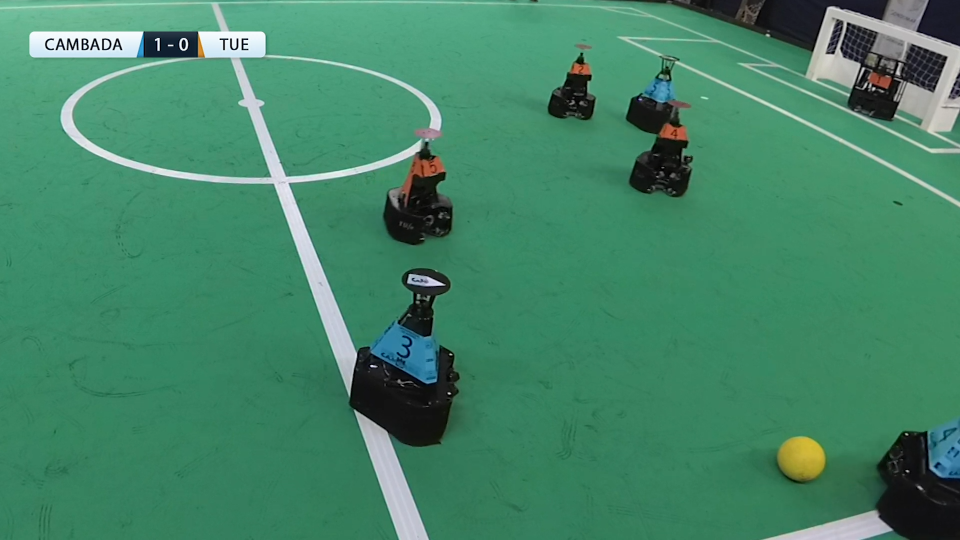
#> input picture Deliverables4/CAMBADA_CLOSEUP.png, 1920 x 1080 px (shown at 1/2 size)
$ python Countours.py
#> lines starting #> are read from the running program, lines starting #| are printed output that depends on the picture; after the words box and inside, x2 and y2 are one past the last pixel; in counts of white or black regions, pixels touching at a corner belong together
import cv2 as cv
import numpy as np
import matplotlib.pyplot as plt


def nothing(x):
    pass

clear = False;

# Initial analysis
img1 = cv.imread('CAMBADA_CLOSEUP.png')
#> img1 is the input picture: shape (1080, 1920, 3); mean B, G, R 103.6, 133.3, 67.2
img1 = cv.resize(img1, (1366, 768), interpolation=cv.INTER_AREA)
#> img1: shape (768, 1366, 3)
img = cv.GaussianBlur(img1,(5,5),0)
img = cv.cvtColor(img, cv.COLOR_BGR2GRAY)
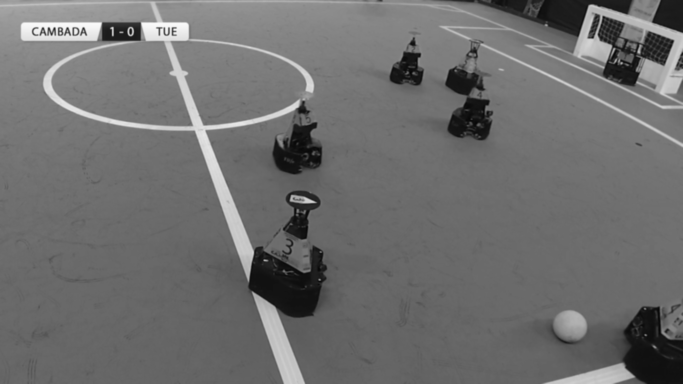
#> img: shape (768, 1366) (shown at 1/2 size); min 4, max 250, mean 110.2

# Track bar window and settinf
cv.namedWindow('THRESHOLD')
cv.createTrackbar('Binary:', 'THRESHOLD', 127, 255, nothing)
switch = '0 : SET BINARY LIM \n 1 : CHOOSING CONTOURS'
cv.createTrackbar(switch, 'THRESHOLD', 0, 1, nothing)
cv.createTrackbar(switch, 'THRESHOLD', 0,20, nothing)


while 1:
    # Get Trackbar values

    s = cv.getTrackbarPos(switch, 'THRESHOLD')
    thres = cv.getTrackbarPos('Binary:', 'THRESHOLD')


    if(s == 0):
        if(clear == True):
            cv.destroyWindow('THRESHOLD')
            cv.namedWindow('THRESHOLD')
            cv.createTrackbar('Binary:', 'THRESHOLD', thres, 255, nothing)
            cv.createTrackbar(switch, 'THRESHOLD', 0, 1, nothing)

        _, binary = cv.threshold(img, thres, 255, 0)
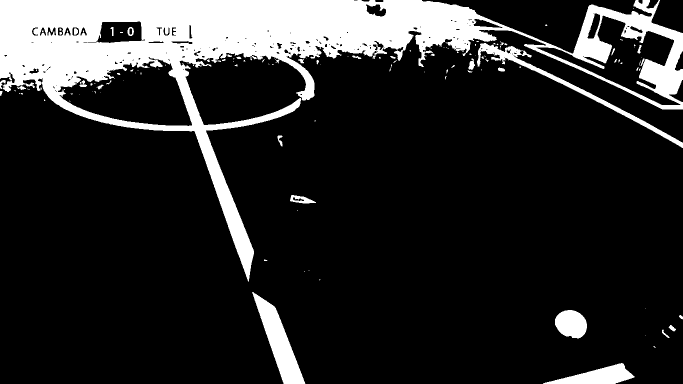
#> binary: shape (768, 1366) (shown at 1/2 size); 16.4% white; 135 white regions (96 under 20 px), largest, box (x1, y1, x2, y2) and area: (0, 0, 1366, 563) 150535, (504, 584, 611, 768) 6803, (954, 86, 1366, 296) 5160
        ## Countors is used to draw lines over a boundary or boundaries with the intensity
        kernel = np.ones((4, 4), np.uint8)
        binary = cv.morphologyEx(binary, cv.MORPH_OPEN, kernel, iterations=5)  # CLEAN MASK NOISE
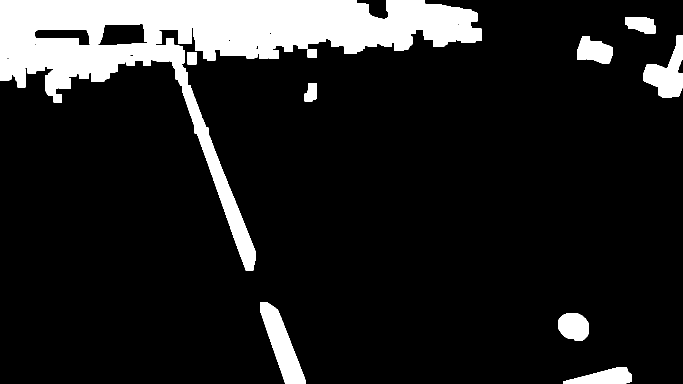
#> binary: shape (768, 1366) (shown at 1/2 size); 12.9% white; 10 white regions
        clear = False

        contours, hierarchy = cv.findContours(binary, cv.RETR_TREE, cv.CHAIN_APPROX_SIMPLE)
#> contours = 26 contours, 13 with area under 20; largest, box (x1, y1, x2, y2) and area: (0, 0, 963, 541) 116200, (520, 605, 612, 768) 6163, (67, 47, 296, 92) 5656, (1287, 71, 1366, 196) 4864, (1127, 734, 1263, 768) 2756
        lenc = len(contours)
#> lenc = 26
        print("Number of countours: " + str(lenc))
#| Number of countours: 26

        img1 = cv.cvtColor(img, cv.COLOR_BGR2RGB)
        img1 = cv.drawContours(img1, contours, -1, (0, 255, 255), 3)
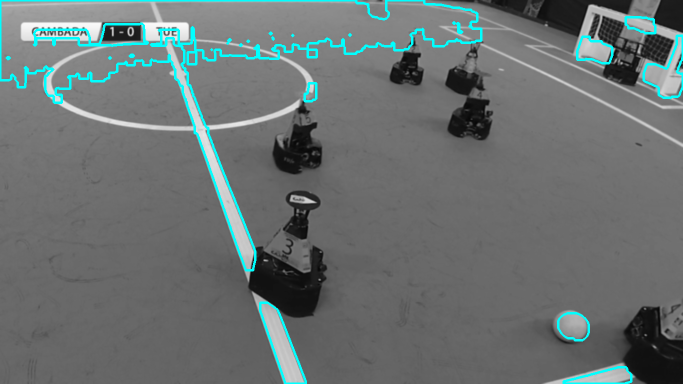
#> img1: shape (768, 1366, 3) (shown at 1/2 size); mean R, G, B 105.9, 113.4, 113.4
        cv.imshow('countored image', img1)

    if(s==1):
        # Set new trackbars
        if(clear == False):
            clear = True
            cv.destroyWindow('THRESHOLD')
            cv.namedWindow('THRESHOLD')
            cv.createTrackbar(switch, 'THRESHOLD', 1, 1, nothing)
            cv.createTrackbar('Contour(idx)', 'THRESHOLD', 0, lenc-1, nothing)

        contouridx = cv.getTrackbarPos('Contour(idx)', 'THRESHOLD')

        img1 = cv.cvtColor(img, cv.COLOR_BGR2RGB)
        img1 = cv.drawContours(img1, contours[contouridx], -1, (0, 125, 255), 3)
        cv.imshow('choose image', img1)

    """https://opencv-python-tutroals.readthedocs.io/en/latest/py_tutorials/py_imgproc/py_contours/py_contour_features/py_contour_features.html#contour-features"""

    if cv.waitKey(1) == 27:
#> (key Esc is pressed here)
        break

cv.destroyAllWindows()

$ run again, with Deliverables4/CAMBADAFIELD.png copied over Deliverables4/CAMBADA_CLOSEUP.png
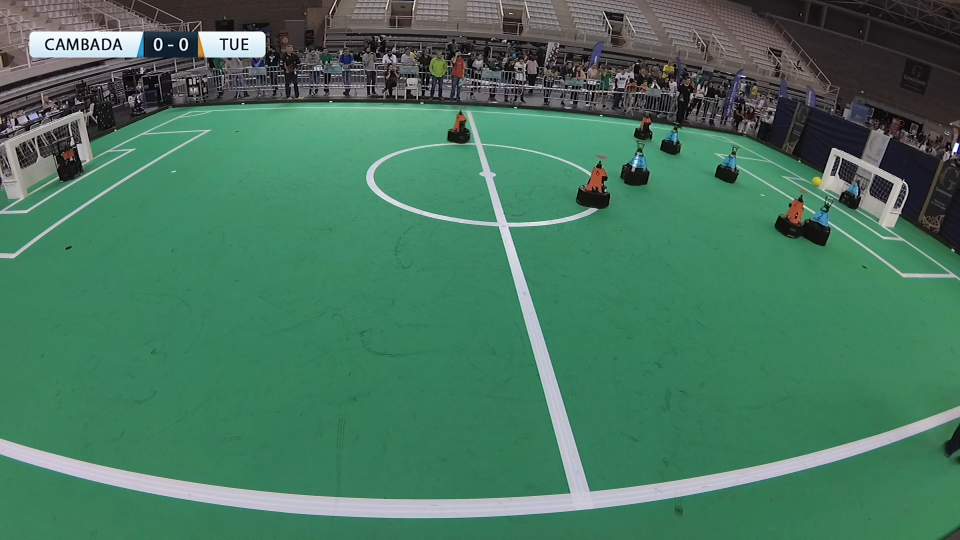
#> input picture Deliverables4/CAMBADAFIELD.png, 1920 x 1080 px (shown at 1/2 size)
#> img1 is the input picture: shape (1080, 1920, 3); mean B, G, R 95.2, 118.4, 70.5
#> `binary = cv.morphologyEx(binary, cv.MORPH_OPEN, kernel, iterations=5)`:
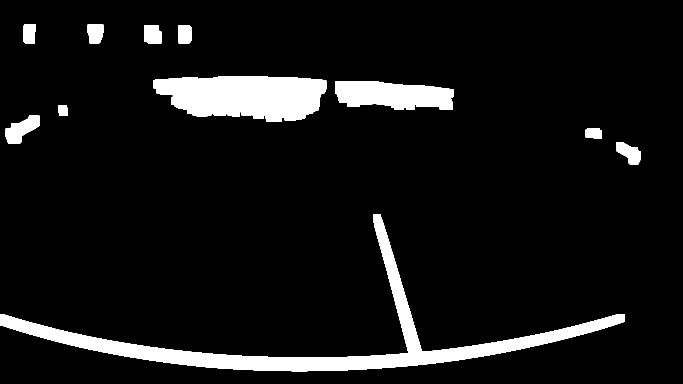
#> binary: shape (768, 1366) (shown at 1/2 size); 7.9% white; 11 white regions
#> contours = 11 contours; largest, box (x1, y1, x2, y2) and area: (0, 429, 1250, 743) 37210, (306, 152, 653, 244) 24026, (670, 162, 907, 220) 10344, (11, 231, 79, 288) 2082, (1232, 285, 1282, 329) 1300
#> lenc = 11
#| Number of countours: 11
#> `img1 = cv.drawContours(img1, contours, -1, (0, 255, 255), 3)`:
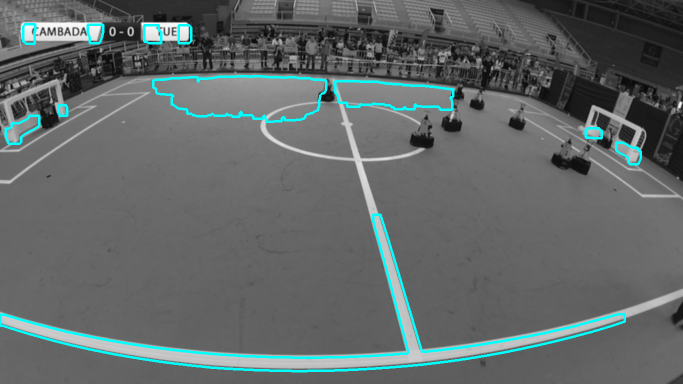
#> img1: shape (768, 1366, 3) (shown at 1/2 size); mean R, G, B 97.7, 104.3, 104.3

$ run again, with Deliverables4/CAMBADAFIELD2.png copied over Deliverables4/CAMBADA_CLOSEUP.png
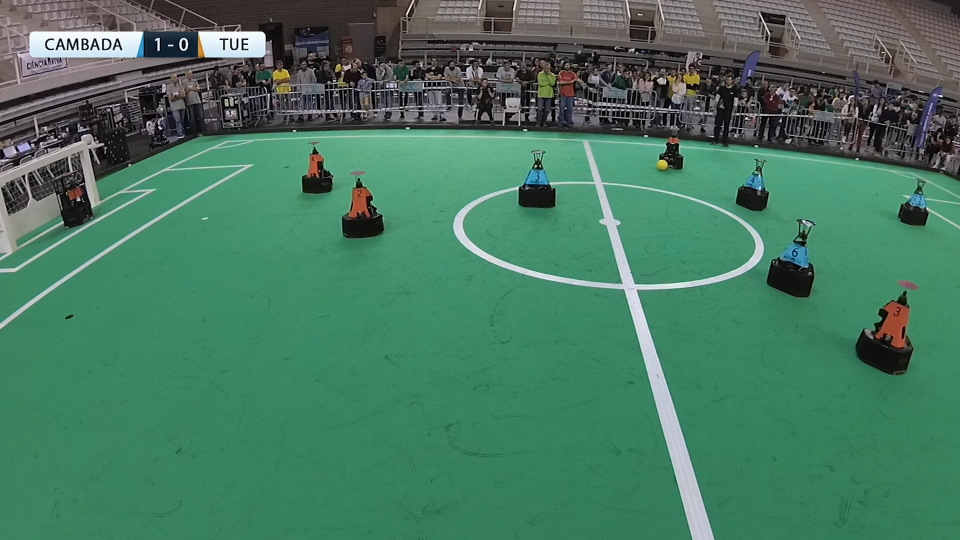
#> input picture Deliverables4/CAMBADAFIELD2.png, 1920 x 1080 px (shown at 1/2 size)
#> img1 is the input picture: shape (1080, 1920, 3); mean B, G, R 97.4, 120.3, 71.2
#> `binary = cv.morphologyEx(binary, cv.MORPH_OPEN, kernel, iterations=5)`:
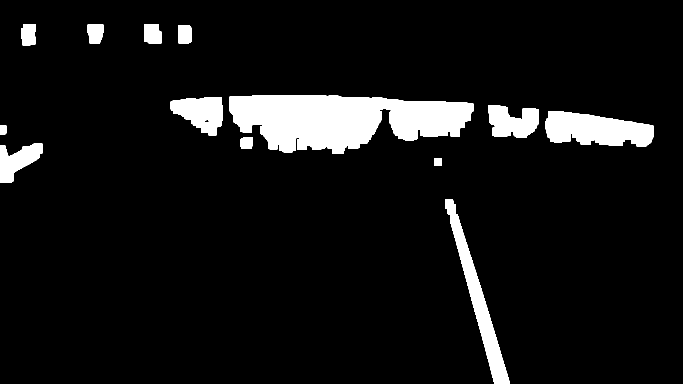
#> binary: shape (768, 1366) (shown at 1/2 size); 7.6% white; 13 white regions
#> contours = 16 contours, 2 with area under 20; largest, box (x1, y1, x2, y2) and area: (459, 191, 947, 307) 38785, (1091, 222, 1308, 293) 10776, (890, 398, 1019, 768) 8931, (341, 194, 445, 271) 5212, (976, 210, 1078, 276) 4714
#> lenc = 16
#| Number of countours: 16
#> `img1 = cv.drawContours(img1, contours, -1, (0, 255, 255), 3)`:
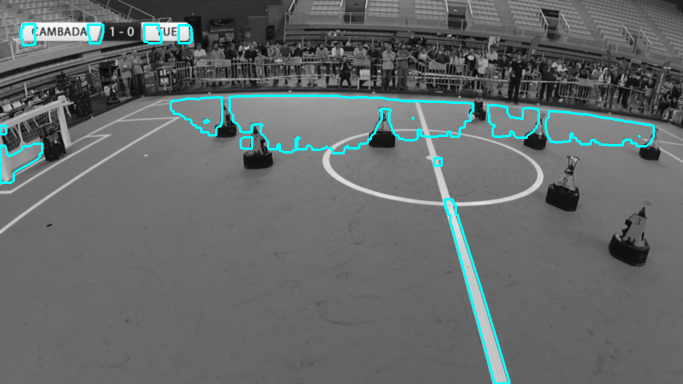
#> img1: shape (768, 1366, 3) (shown at 1/2 size); mean R, G, B 100.1, 105.4, 105.4

$ run again, with Deliverables4/field.png copied over Deliverables4/CAMBADA_CLOSEUP.png
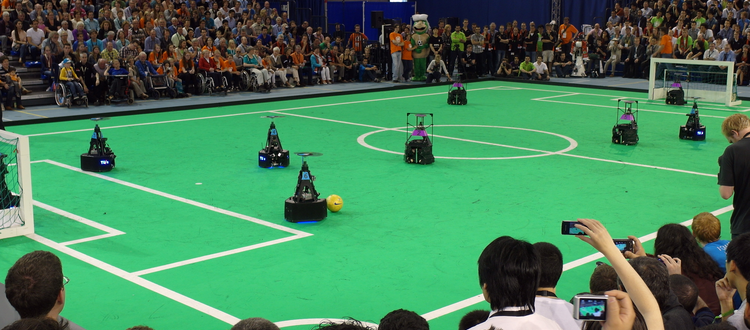
#> input picture Deliverables4/field.png, 750 x 330 px
#> img1 is the input picture: shape (330, 750, 3); mean B, G, R 89, 128.3, 69.2
#> `binary = cv.morphologyEx(binary, cv.MORPH_OPEN, kernel, iterations=5)`:
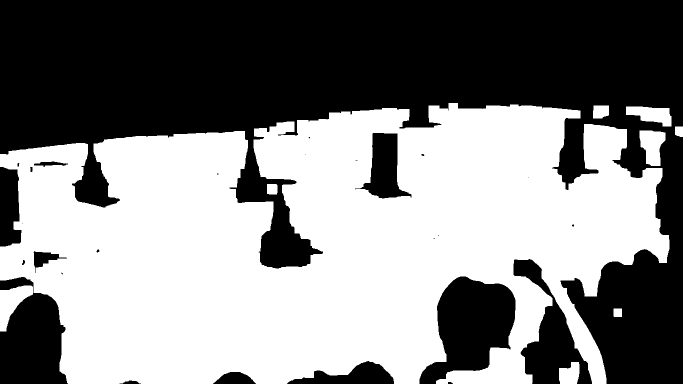
#> binary: shape (768, 1366) (shown at 1/2 size); 51.7% white; 27 black regions (11 under 20 px)
#> contours = 27 contours, 9 with area under 20; largest, box (x1, y1, x2, y2) and area: (0, 206, 1339, 768) 536602, (709, 265, 824, 398) 7322, (0, 571, 66, 663) 2917, (1279, 261, 1331, 332) 2502, (1252, 213, 1343, 253) 2238
#> lenc = 27
#| Number of countours: 27
#> `img1 = cv.drawContours(img1, contours, -1, (0, 255, 255), 3)`:
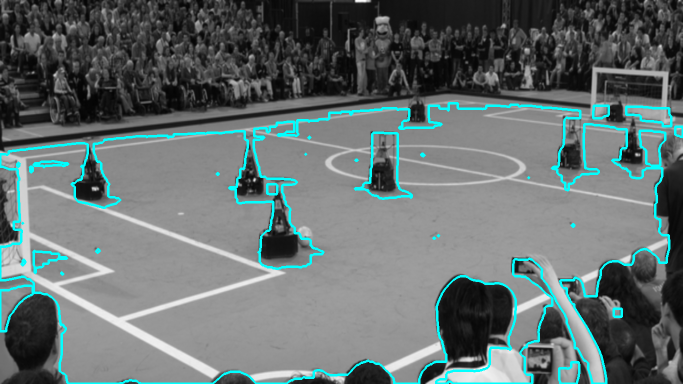
#> img1: shape (768, 1366, 3) (shown at 1/2 size); mean R, G, B 100.9, 111.6, 111.6
